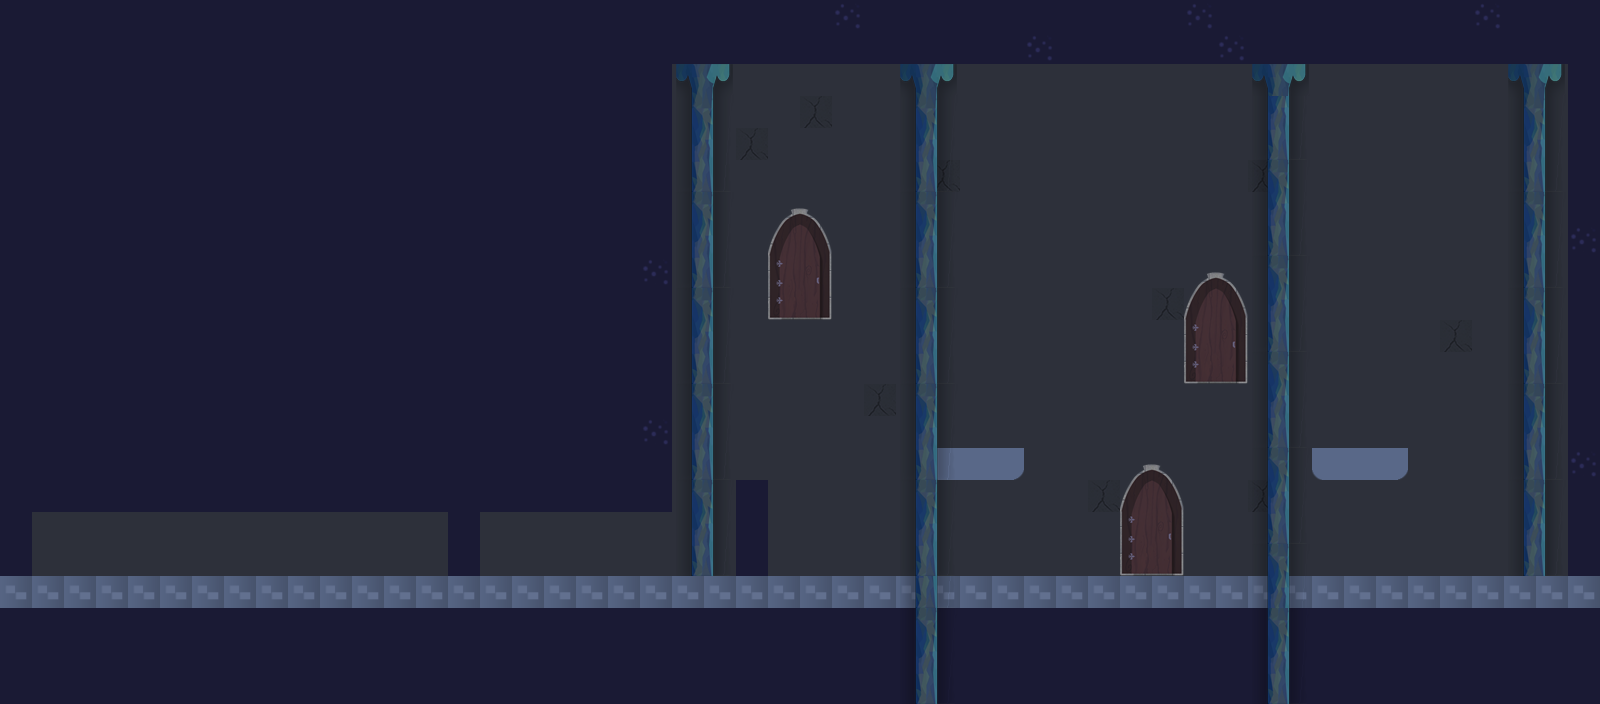

This is a level from a 2D game, rendered from its Tiled map with the project's own tilesets. A one-line summary and the map file follow, with tile-layer data summarised:
An orthogonal 50x22 tile map with 32x32 px tiles, 8 tile layers (bottom_background, bottom_decorations, environment, entities, ...) and 3 objects (spawn0, bossSpawn, event).

<map version="1.0" tiledversion="1.0.1" orientation="orthogonal" renderorder="right-down" width="50" height="22" tilewidth="32" tileheight="32" nextobjectid="38">
 <properties>
  <property name="ParallaxEnabled" value="true" />
 </properties>
 <tileset firstgid="1" name="tilesmap3" tilewidth="32" tileheight="32" tilecount="104" columns="8">
  <image source="visual/tilesets/tilesmap3.png" width="256" height="416" />
  <tile id="1">
   <properties>
    <property name="tName" value="env" />
   </properties>
  </tile>
  <tile id="2">
   <properties>
    <property name="tName" value="env" />
   </properties>
  </tile>
  <tile id="8">
   <properties>
    <property name="isGround" value="" />
    <property name="isPlatform" value="" />
    <property name="tName" value="env" />
   </properties>
  </tile>
  <tile id="24">
   <properties>
    <property name="isGround" value="" />
    <property name="tName" value="env" />
   </properties>
  </tile>
  <tile id="32">
   <properties>
    <property name="isGround" value="" />
    <property name="isSlippery" value="" />
    <property name="tName" value="env" />
   </properties>
  </tile>
  <tile id="33">
   <properties>
    <property name="isGround" value="" />
    <property name="isSlippery" value="" />
    <property name="tName" value="env" />
   </properties>
  </tile>
  <tile id="34">
   <properties>
    <property name="isGround" value="" />
    <property name="isSlippery" value="" />
    <property name="tName" value="env" />
   </properties>
  </tile>
  <tile id="35">
   <properties>
    <property name="isBreakable" value="true" />
    <property name="tName" value="dynamicEnv" />
   </properties>
  </tile>
  <tile id="36">
   <properties>
    <property name="isBreakable" value="true" />
    <property name="tName" value="dynamicEnv" />
   </properties>
  </tile>
  <tile id="37">
   <properties>
    <property name="isSensor" value="true" />
    <property name="tName" value="endLevel" />
   </properties>
  </tile>
  <tile id="38">
   <properties>
    <property name="isSensor" value="true" />
    <property name="tName" value="endLevel" />
   </properties>
  </tile>
  <tile id="40">
   <properties>
    <property name="tName" value="env" />
   </properties>
  </tile>
  <tile id="41">
   <properties>
    <property name="tName" value="danger" />
   </properties>
  </tile>
  <tile id="42">
   <properties>
    <property name="tName" value="env" />
   </properties>
  </tile>
  <tile id="45">
   <properties>
    <property name="isSensor" value="true" />
    <property name="tName" value="endLevel" />
   </properties>
  </tile>
  <tile id="46">
   <properties>
    <property name="isSensor" value="true" />
    <property name="tName" value="endLevel" />
   </properties>
  </tile>
  <tile id="48">
   <properties>
    <property name="isSensor" value="true" />
    <property name="tName" value="env" />
   </properties>
  </tile>
  <tile id="49">
   <properties>
    <property name="isSensor" value="true" />
    <property name="tName" value="env" />
   </properties>
  </tile>
  <tile id="50">
   <properties>
    <property name="isSensor" value="true" />
    <property name="tName" value="env" />
   </properties>
  </tile>
  <tile id="53">
   <properties>
    <property name="isSensor" value="true" />
    <property name="tName" value="endLevel" />
   </properties>
  </tile>
  <tile id="54">
   <properties>
    <property name="isSensor" value="true" />
    <property name="tName" value="endLevel" />
   </properties>
  </tile>
  <tile id="56">
   <properties>
    <property name="tName" value="danger" />
   </properties>
  </tile>
  <tile id="61">
   <properties>
    <property name="isSensor" value="true" />
    <property name="tName" value="endLevel" />
   </properties>
  </tile>
  <tile id="62">
   <properties>
    <property name="isSensor" value="true" />
    <property name="tName" value="endLevel" />
   </properties>
  </tile>
  <tile id="64">
   <properties>
    <property name="tName" value="danger" />
   </properties>
  </tile>
  <tile id="77">
   <properties>
    <property name="tName" value="env" />
   </properties>
  </tile>
  <tile id="78">
   <properties>
    <property name="tName" value="env" />
   </properties>
  </tile>
  <tile id="82">
   <properties>
    <property name="isGround" value="" />
    <property name="isPlatform" value="" />
    <property name="tName" value="env" />
   </properties>
  </tile>
  <tile id="83">
   <properties>
    <property name="isGround" value="" />
    <property name="isPlatform" value="" />
    <property name="tName" value="env" />
   </properties>
  </tile>
  <tile id="85">
   <properties>
    <property name="isGround" value="" />
    <property name="isPlatform" value="" />
    <property name="tName" value="env" />
   </properties>
  </tile>
  <tile id="86">
   <properties>
    <property name="isGround" value="" />
    <property name="isPlatform" value="" />
    <property name="tName" value="env" />
   </properties>
  </tile>
 </tileset>
 <layer name="bottom_background" width="50" height="22" opacity="0.97">
  <data>[1100 cells, 700 non-empty, 2 distinct tile ids]</data>
 </layer>
 <layer name="bottom_decorations" width="50" height="22">
  <data>[1100 cells, 89 non-empty, 17 distinct tile ids]</data>
 </layer>
 <layer name="environment" width="50" height="22">
  <data>[1100 cells, 618 non-empty, 6 distinct tile ids]</data>
 </layer>
 <layer name="entities" width="50" height="22">
  <data>[1100 cells, 0 non-empty, 0 distinct tile ids]</data>
 </layer>
 <layer name="JUMPSCREEN" width="50" height="22">
  <data>[1100 cells, 0 non-empty, 0 distinct tile ids]</data>
 </layer>
 <layer name="MAP_BUTTONS" width="50" height="22">
  <data>[1100 cells, 0 non-empty, 0 distinct tile ids]</data>
 </layer>
 <objectgroup name="playerSpawn">
  <object id="1" name="spawn0" x="534.334" y="540" />
 </objectgroup>
 <objectgroup name="npcSpawn" />
 <objectgroup name="enemySpawn" />
 <layer name="foreground_parallax12" width="50" height="22">
  <properties>
   <property name="parallaxFactorX" value="1.2" />
  </properties>
  <data>[1100 cells, 80 non-empty, 8 distinct tile ids]</data>
 </layer>
 <objectgroup name="bossSpawn">
  <object id="25" name="bossSpawn" x="1167" y="372" />
 </objectgroup>
 <objectgroup name="events">
  <object id="37" name="bossTrigger" type="event" x="611" y="510">
   <properties>
    <property name="BodyType" value="static" />
    <property name="HasBody" value="" />
    <property name="bossIndex" value="1" />
    <property name="gravityScale" value="0" />
    <property name="tName" value="env" />
    <property name="tileNumber" value="2" />
   </properties>
   <polyline points="0,0 0,64 32,64 32,0 0,0" />
  </object>
 </objectgroup>
 <layer name="blockingWalls" width="50" height="22">
  <data>[1100 cells, 5 non-empty, 1 distinct tile ids]</data>
 </layer>
</map>
